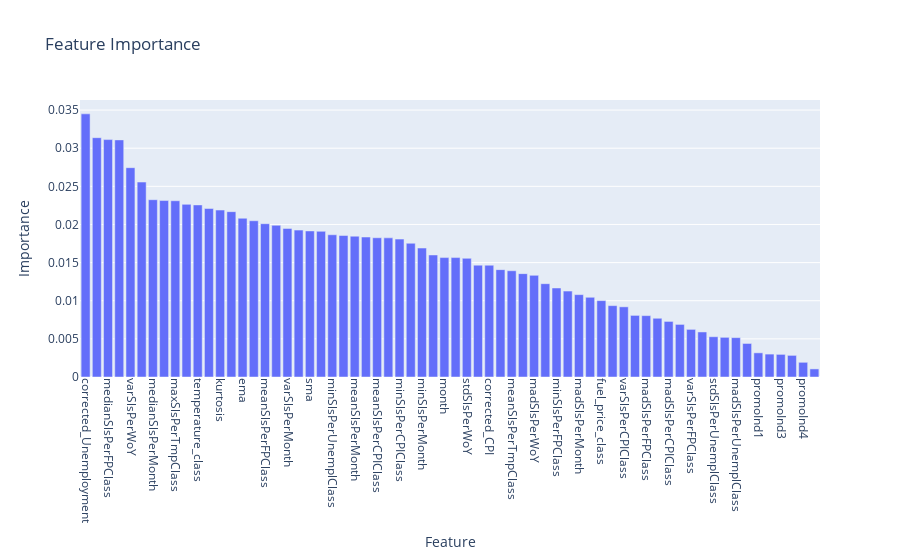

Notebook source saved alongside this figure:
### Markdown cell above
# Feature Importance

### Code cell
# Extract the weights of the input to hidden layer connections
weights = model.layers[0].get_weights()[0]
# Calculate the absolute sum of the weights for each feature
feature_importance = np.abs(np.sum(weights, axis=1))
# Normalize the feature importance values
feature_importance = feature_importance / np.sum(feature_importance)

# Create a dataframe with the feature importance values and their corresponding feature names
importance_df = pd.DataFrame({'feature': train_feats[1:-1], 'importance': feature_importance})

# Sort the dataframe by importance
importance_df = importance_df.sort_values(by='importance', ascending=False)

# Plot the feature importance values using a bar plot
import plotly.graph_objs as go

trace = go.Bar(x=importance_df['feature'], y=importance_df['importance'])
layout = go.Layout(title='Feature Importance', xaxis=dict(title='Feature', tickangle=90), yaxis=dict(title='Importance'))
fig = go.Figure(data=[trace], layout=layout)
fig.show()

### Figure 1 — Plotly figure (JSON) as saved in the notebook; plotly's stock layout.template omitted (floating-point values rounded to 4 significant figures)
{"data": [{"type": "bar", "x": ["corrected_Unemployment", "unemployment_class", "medianSlsPerFPClass", "momentum", "varSlsPerWoY", "norm", "medianSlsPerMonth", "minSlsPerTmpClass", "maxSlsPerTmpClass", "medianSlsPerWoY", "temperature_class", "medianSlsPerUnemplClass", "kurtosis", "maxSlsPerCPIClass", "ema", "stdSlsPerTmpClass", "meanSlsPerFPClass", "medianSlsPerCPIClass", "varSlsPerMonth", "cma", "sma", "maxSlsPerWoY", "minSlsPerUnemplClass", "maxSlsPerMonth", "meanSlsPerMonth", "maxSlsPerFPClass", "meanSlsPerCPIClass", "meanSlsPerWoY", "minSlsPerCPIClass", "skew", "minSlsPerMonth", "corrected_Temperature", "month", "stdSlsPerMonth", "stdSlsPerWoY", "minSlsPerWoY", "corrected_CPI", "madSlsPerTmpClass", "meanSlsPerTmpClass", "stdSlsPerFPClass", "madSlsPerWoY", "woy", "minSlsPerFPClass", "medianSlsPerTmpClass", "madSlsPerMonth", "maxSlsPerUnemplClass", "fuel_price_class", "meanSlsPerUnemplClass", "varSlsPerCPIClass", "stdSlsPerCPIClass", "madSlsPerFPClass", "holInd", "madSlsPerCPIClass", "year", "varSlsPerFPClass", "corrected_Fuel_Price", "stdSlsPerUnemplClass", "promoInd5", "madSlsPerUnemplClass", "cpi_class", "promoInd1", "varSlsPerTmpClass", "promoInd3", "promoInd2", "promoInd4", "varSlsPerUnemplClass"], "y": [0.0345, 0.03138, 0.03113, 0.03109, 0.02745, 0.02556, 0.02325, 0.02314, 0.02311, 0.02264, 0.02256, 0.02209, 0.02189, 0.02168, 0.02082, 0.02049, 0.0201, 0.01989, 0.01948, 0.01926, 0.01915, 0.0191, 0.01865, 0.01855, 0.01846, 0.01835, 0.01826, 0.01824, 0.01808, 0.01753, 0.01691, 0.016, 0.01566, 0.01566, 0.01556, 0.01466, 0.01466, 0.01408, 0.01393, 0.01355, 0.01333, 0.01224, 0.01167, 0.01126, 0.0108, 0.01045, 0.01001, 0.009356, 0.009202, 0.008077, 0.008046, 0.007702, 0.007287, 0.006895, 0.006244, 0.005905, 0.00528, 0.005202, 0.005161, 0.004398, 0.003169, 0.003003, 0.002965, 0.002834, 0.001926, 0.00106]}], "layout": {"title": {"text": "Feature Importance"}, "xaxis": {"tickangle": 90, "title": {"text": "Feature"}}, "yaxis": {"title": {"text": "Importance"}}}}
